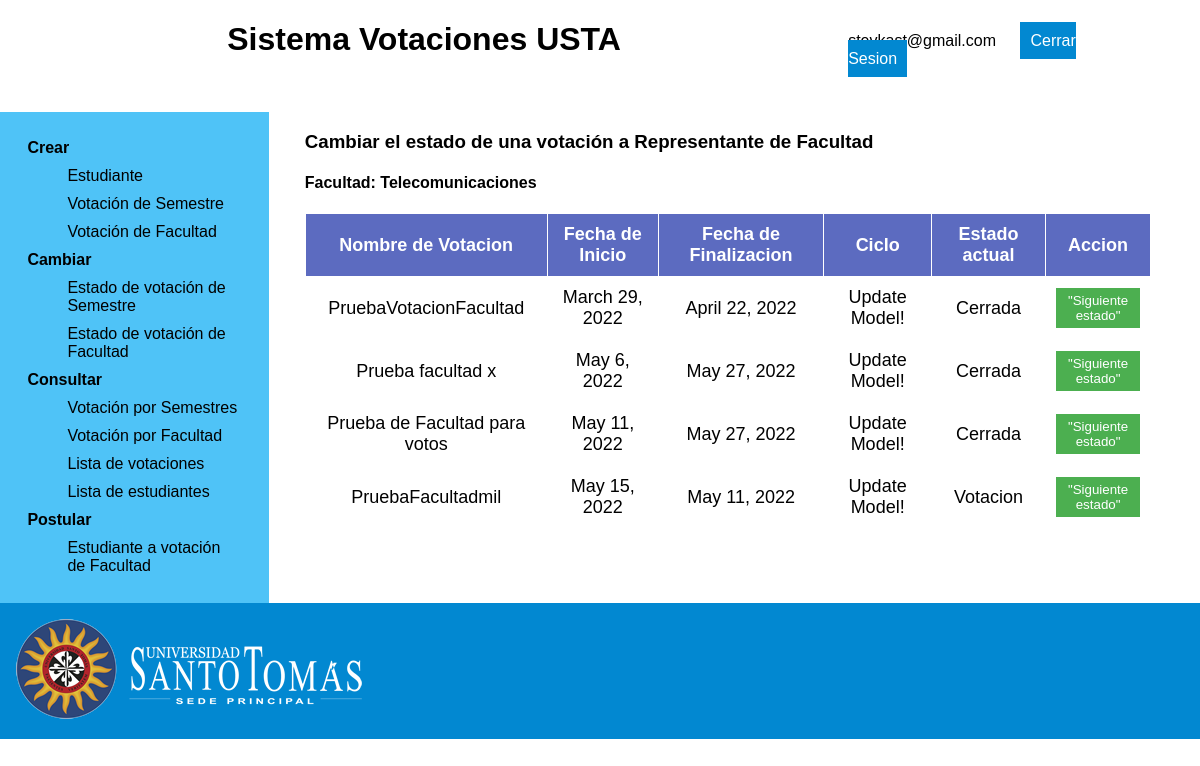
Screenshot of /changeFacultyVotingStatus/ (signed in) with the database file from the repository.
### app_votaciones/models.py (models this page shows, shortened)
class Facultad(models.Model):
    nombre = models.CharField(max_length=45,null=False)
    class Meta:
        app_label = 'app_votaciones'

class Votacion(models.Model):
    nombre = models.CharField(max_length=45)
    semestre = models.IntegerField(null=False,
                                   default=10)
    start_date = models.DateField(
                                auto_now=False,
	                            auto_now_add=False,
    )
    end_date = models.DateField(auto_now=False,
	                            auto_now_add=False,
                                )
    idTipo = models.ForeignKey(TipoVotacion,
                  related_name='votaciones',
                  null=False,
                  on_delete=models.PROTECT)
    idEstado = models.ForeignKey(EstadoVotacion,
                  related_name='votaciones',
                  null=False,
                  on_delete=models.PROTECT)
    idFacultad = models.ForeignKey(Facultad,
                  related_name='votaciones',
                  null=False,
                  on_delete=models.PROTECT)
    class Meta:
        app_label = 'app_votaciones'

### app_votaciones/views.py (the view)
# urls.py: path('changeFacultyVotingStatus/', views.changeFacultyVotingStatus, name='changeFacultyVotingStatus'),
@login_required
def changeFacultyVotingStatus(request):
    query = Votacion.objects.all()
    lista = list(query.values())
    fac = Facultad.objects.get(id=Decano.objects.get(id=request.user.id).idFacultad_id)
    contexto = {"votaciones":lista, "facultad":fac, "facultad_id":fac.id }
    return render(request, 'changeFacultyVotingStatus.html',contexto)

### app_votaciones/templates/changeFacultyVotingStatus.html (shortened to what this page needs)
{% extends "dean.html" %}
{% load static %}
{% block main %}
<h3>Cambiar el estado de una votación a Representante de Facultad</h3>
{% if facultad %}
  <h4> Facultad: {{ facultad.nombre }} </h4>
{% endif %}
<table>
  <thead>
    <tr>
      <th>Nombre de Votacion</th>
      <th>Fecha de Inicio</th>
      <th>Fecha de Finalizacion</th>
      <th>Ciclo</th>
      <th>Estado actual</th>
      <th>Accion</th>
    </tr>
  </thead>
  <tbody>
    {% if votaciones %}
    {% for votacion in votaciones %}
    {% if votacion.idTipo_id == 2 and facultad_id == votacion.idFacultad_id %}
    <tr>
      <td>{{votacion.nombre}}</td>
      <td>{{votacion.start_date}}</td>
      <td>{{votacion.end_date}}</td>
      <td>Update Model!</td>
      {% if votacion.idEstado_id == 1 %}
      <td> Postulación </td>
      {% elif votacion.idEstado_id == 2 %}
      <td> Votacion </td>
      {% else %}
      <td> Cerrada </td>
      {% endif %}
      <form action="{% url 'app:nextStatus' %}" method="post">
        <td><button type="submit" name='id' value={{votacion.id}}>"Siguiente estado"</button></td>
      </form>
    </tr>
    {% endif %}
    {% endfor %}
    {% endif %}
  </tbody>
</table>
{% endblock %}

### app_votaciones/templates/dean.html (shortened to what this page needs)
{% load static %}
<!DOCTYPE html>
<html lang="en">
<head>
  <link rel="stylesheet" href="{% static '/css/pages.css' %}" />
</head>
<body>
  <div class="grid-container">
    <div class="header">
      <h1>Sistema Votaciones USTA</h1>
    </div>
    <div class="logOut">
      <span>{{ request.user.email }}</span>
      <a href="{% url 'app:view_logout' %}">Cerrar Sesion</a>
    </div>
    <div class="menu">
      <dl>
        <dt>Crear</dt>
        <dd><a href="/createStudent">Estudiante</a></dd>
        <dd>
          <a href="/createCycleVoting"> Votación de Semestre </a>
        </dd>
        <dd>
          <a href="/createFacultyVoting"> Votación de Facultad </a>
        </dd>
        <dt>Cambiar</dt>
        <dd>
          <a href="/changeCycleVotingStatus">
            Estado de votación de Semestre
          </a>
        </dd>
        <dd>
          <a href="/changeFacultyVotingStatus">
            Estado de votación de Facultad
          </a>
        </dd>
        <dt>Consultar</dt>
        <dd>
          <a href="/consultCycleVoting"> Votación por Semestres </a>
        </dd>
        <dd>
          <a href="/consultFacultyVoting"> Votación por Facultad </a>
        </dd>
        <dd>
          <a href="/consultVotingListDean"> Lista de votaciones</a>
        </dd>
        <dd>
          <a href="/consultFacultyStudentList"> Lista de estudiantes </a>
        </dd>
        <dt>Postular</dt>
        <dd>
          <a href="/placeFacultyStudent">
            Estudiante a votación de Facultad
          </a>
        </dd>
      </dl>
    </div>
    <div class="main">{% block main%}{% endblock %}</div>
    <div class="footer">
      <img id="logoImg" src="{% static '/img/logo_usta_white.webp' %}" alt="logo USTA" />
    </div>
  </div>
</body>
</html>

### app_votaciones/static/css/pages.css (style rules this page uses)
* { font-family: Arial, Helvetica, sans-serif; }
body { padding: 0; margin: 0; width: 100%; }
.header { background: white; margin-bottom: 2em; text-align: center; grid-area: header; }
.logOut { top: 2em; right: 1em; margin: 2em 3em 0 0; background: white; grid-area: logOut; }
.menu { background: #4fc3f7; padding: 10%; text-align: center; grid-area: menu; width: 14em; }
.main { padding-left: 2em; margin: 5%; margin-top: 0; grid-area: main; }
.footer { background: #0288d1; grid-area: footer; }
.grid-container { display: grid; grid-template-areas: "header header header header header logOut" "menu main main main main main" "footer footer footer footer footer footer"; }
dl { text-align: left; margin: 0; padding: 0; }
dt { font-weight: bold; }
dt, dd { padding: 5px; }
a { text-decoration: none; color: #000; }
.logOut a { text-decoration: none; width: 100%; margin: 20px; padding: 10px; border: none; background: #0288d1; color: white; }
#logoImg { margin: 1em; }
table { border-collapse: collapse; border: 3px; }
th { background: #5c6bc0; color: white; font-weight: bold; }
td, th { padding: 10px; border: 1px solid white; text-align: center; font-size: 18px; }
button { width: 100%; margin: 20px 0px 0px 0px; padding: 10px 0px 10px 0px; border: none; background: #0288d1; color: white; }
td > button { background: #4caf50; margin: 0; padding: 5px 0px 5px 0px; }

### rows the page displays
Facultad: nombre "Telecomunicaciones"
Votacion: nombre "PruebaVotacionFacultad", start_date "March 29, 2022", end_date "April 22, 2022", shows "Cerrada", {{ votacion.id }} 2 (drawn)
Votacion: nombre "Prueba facultad x", start_date "May 6, 2022", end_date "May 27, 2022", shows "Cerrada", {{ votacion.id }} 4 (drawn)
Votacion: nombre "Prueba de Facultad para votos", start_date "May 11, 2022", end_date "May 27, 2022", shows "Cerrada", {{ votacion.id }} 10 (drawn)
Votacion: nombre "PruebaFacultadmil", start_date "May 15, 2022", end_date "May 11, 2022", shows "Votacion", {{ votacion.id }} 14 (drawn)

### other values shown
{{ request.user.email }} "stevkast@gmail.com"
